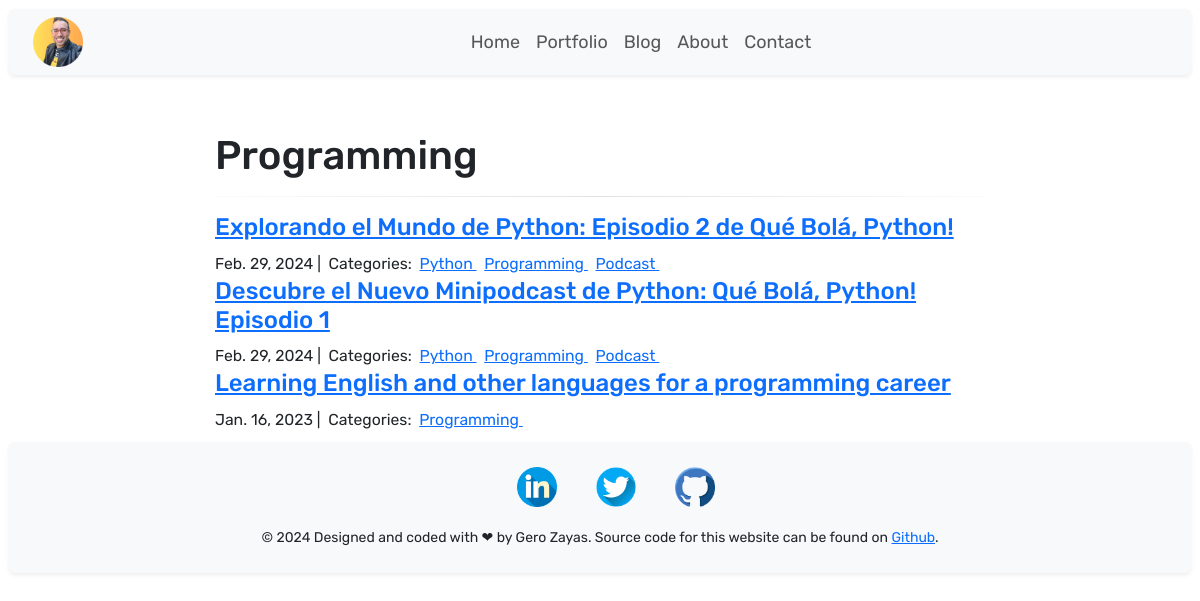
Screenshot of /blog/Programming/ with the database file from the repository.
### blog/models.py (models this page shows, shortened)
class Category(models.Model):
    class Meta:
        verbose_name_plural = "Categories"
        verbose_name = "Category"
    name = models.CharField(max_length=20)

class Post(models.Model):
    name = models.CharField(max_length=255)
    body = RichTextField(blank=True, null=True)
    slug = models.SlugField(null=True, blank=True, max_length=255)
    created_on = models.DateTimeField(auto_now_add=True)
    last_modified = models.DateTimeField(auto_now=True)
    categories = models.ManyToManyField("Category", related_name="posts")
    image = models.ImageField(upload_to="static/images/")
    is_active = models.BooleanField(default=True)

### blog/views.py (the view)
# urls.py: path("<category>/", views.blog_category, name="blog_category"),
def blog_category(request, category):
    posts = Post.objects.filter(categories__name__contains=category).order_by(
        "-created_on"
    )
    context = {"category": category, "posts": posts}
    return render(request, "blog/blog_category.html", context)

### blog/templates/blog/blog_category.html
{% extends 'home/base.html' %}
{% load static %}
{%block blog %}
<div class="col-md-8 offset-md-2">
    <h1>{{ category | title }}</h1>
    <hr>
    {% for post in posts %}
    <h4><a href="{% url 'blog_detail' post.pk%}">{{ post.name }}</a></h4>
    <small>
        {{ post.created_on.date }} |&nbsp;
        Categories:&nbsp;
        {% for category in post.categories.all %}
        <a href="{% url 'blog_category' category.name %}">
            {{ category.name }}
        </a>&nbsp;
        {% endfor %}
    </small>
    {% endfor %}
</div>
{% endblock blog %}

### static/css/main.css (style rules this page uses)
body { font-size: large; }
div { padding: 0.5em; margin: auto; width: auto; flex-direction: row; justify-content: center; }
hr { border: 0; height: 1px; background-image: -webkit-linear-gradient(left, #f0f0f0, #8c8b8b, #f0f0f0); background-image: -moz-linear-gradient(left, #f0f0f0, #8c8b8b, #f0f0f0); background-image: -ms-linear-gradient(left, #f0f0f0, #8c8b8b, #f0f0f0); background-image: -o-linear-gradient(left, #f0f0f0, #8c8b8b, #f0f0f0); }

### home/templates/home/base.html (style rules this page uses)
div { max-width: 1200px !important; }

### rows the page displays
Category: name "Programming"
Post: name "Explorando el Mundo de Python: Episodio 2 de Qué Bolá, Python!", created_on "Feb. 29, 2024"
Category: name "Python"
Category: name "Podcast"
Post: name "Descubre el Nuevo Minipodcast de Python: Qué Bolá, Python! Episodio 1", created_on "Feb. 29, 2024"
Post: name "Learning English and other languages for a programming career", created_on "Jan. 16, 2023"
